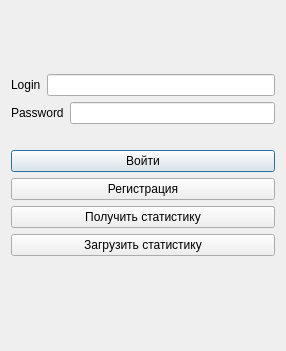
<?xml version="1.0" encoding="UTF-8"?>
<ui version="4.0">
 <class>registration</class>
 <widget class="QDialog" name="registration">
  <property name="geometry">
   <rect>
    <x>0</x>
    <y>0</y>
    <width>286</width>
    <height>351</height>
   </rect>
  </property>
  <property name="sizePolicy">
   <sizepolicy hsizetype="Fixed" vsizetype="Fixed">
    <horstretch>0</horstretch>
    <verstretch>0</verstretch>
   </sizepolicy>
  </property>
  <property name="windowTitle">
   <string>Dialog</string>
  </property>
  <layout class="QVBoxLayout" name="verticalLayout">
   <item>
    <layout class="QVBoxLayout" name="verticalLayout_4">
     <property name="topMargin">
      <number>0</number>
     </property>
     <item>
      <layout class="QVBoxLayout" name="verticalLayout_2">
       <property name="topMargin">
        <number>0</number>
       </property>
       <item>
        <layout class="QHBoxLayout" name="horizontalLayout">
         <item>
          <widget class="QLabel" name="Name">
           <property name="text">
            <string>Login</string>
           </property>
          </widget>
         </item>
         <item>
          <widget class="QLineEdit" name="login"/>
         </item>
        </layout>
       </item>
       <item>
        <layout class="QHBoxLayout" name="horizontalLayout_2">
         <item>
          <widget class="QLabel" name="Surname">
           <property name="text">
            <string>Password</string>
           </property>
          </widget>
         </item>
         <item>
          <widget class="QLineEdit" name="pass"/>
         </item>
        </layout>
       </item>
      </layout>
     </item>
     <item>
      <widget class="QLabel" name="pppp">
       <property name="sizePolicy">
        <sizepolicy hsizetype="Fixed" vsizetype="Maximum">
         <horstretch>0</horstretch>
         <verstretch>0</verstretch>
        </sizepolicy>
       </property>
       <property name="text">
        <string/>
       </property>
      </widget>
     </item>
     <item>
      <layout class="QVBoxLayout" name="verticalLayout_3">
       <property name="topMargin">
        <number>0</number>
       </property>
       <item>
        <widget class="QPushButton" name="auth">
         <property name="text">
          <string>Войти</string>
         </property>
        </widget>
       </item>
       <item>
        <widget class="QPushButton" name="reg">
         <property name="text">
          <string>Регистрация</string>
         </property>
        </widget>
       </item>
       <item>
        <widget class="QPushButton" name="get_stats">
         <property name="text">
          <string>Получить статистику</string>
         </property>
        </widget>
       </item>
       <item>
        <widget class="QPushButton" name="Upload">
         <property name="text">
          <string>Загрузить статистику</string>
         </property>
        </widget>
       </item>
       <item>
        <widget class="QLabel" name="stat">
         <property name="sizePolicy">
          <sizepolicy hsizetype="Preferred" vsizetype="Fixed">
           <horstretch>0</horstretch>
           <verstretch>0</verstretch>
          </sizepolicy>
         </property>
         <property name="text">
          <string/>
         </property>
        </widget>
       </item>
      </layout>
     </item>
    </layout>
   </item>
  </layout>
 </widget>
 <resources/>
 <connections/>
</ui>
